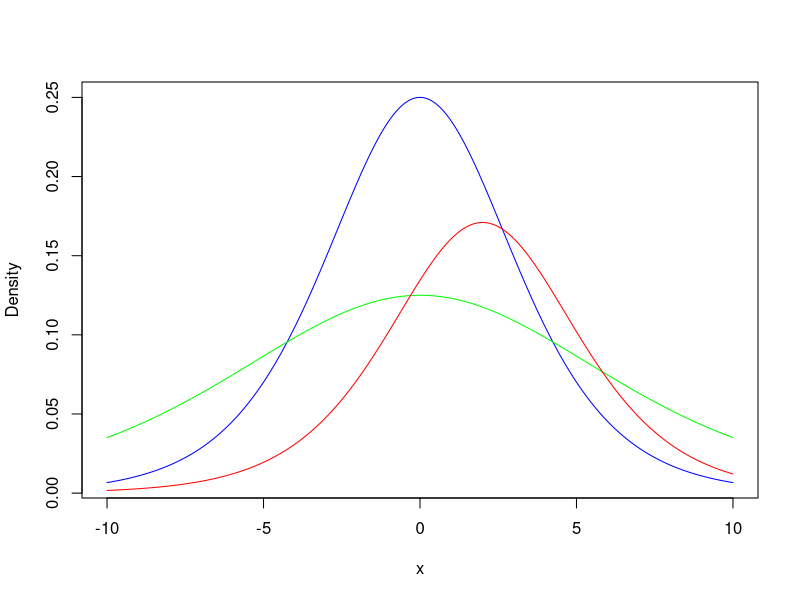

Write R code to recreate this figure.
find_k = function(mu, beta){
  integrand = function(x){
    exp(-(x-mu)/beta)/(1+exp(-(x-mu)/beta))^2
  }
  integral = integrate(integrand,0,Inf)$value
  K = 1/integral
  return(K)
}

K1 = find_k(0,2)
K2 = find_k(0,4)
K3 = find_k(2,2)

# -- part a --

pdf_func = function(x,mu,beta,K){
  return(K * exp(-(x-mu)/beta) / (1+exp(-(x-mu)/beta))^2)
}

x_vals = seq(-10,10,length.out = 1000)

plot(x_vals, pdf_func(x_vals,0,2,K1), type = 'l', col = "blue",ylab = "Density", xlab = "x")
lines(x_vals, pdf_func(x_vals,0,4,K2), col = "green")
lines(x_vals, pdf_func(x_vals,2,2,K3), col = "red")

# -- part b --

calc_ex = function(mu, beta, n = 1){
  K = find_k(mu, beta)
  integrand = function(x){
    return((x ^ n) * pdf_func(x, mu, beta, K))
  }
  integral = integrate(integrand, 0, Inf)$value
  return(integral)
}

print(calc_ex(0,2))

calc_var = function(mu,beta){
  K = find_k(mu,beta)
  first_moment = calc_ex(mu,beta)
  second_moment = calc_ex(mu,beta,2)
  return(second_moment - first_moment^2)
}

# further abstraction
calc_variance = function(mu, beta){
  return(calc_var(mu,beta))
}

print(calc_var(0,2))
print(calc_variance(0,2))
